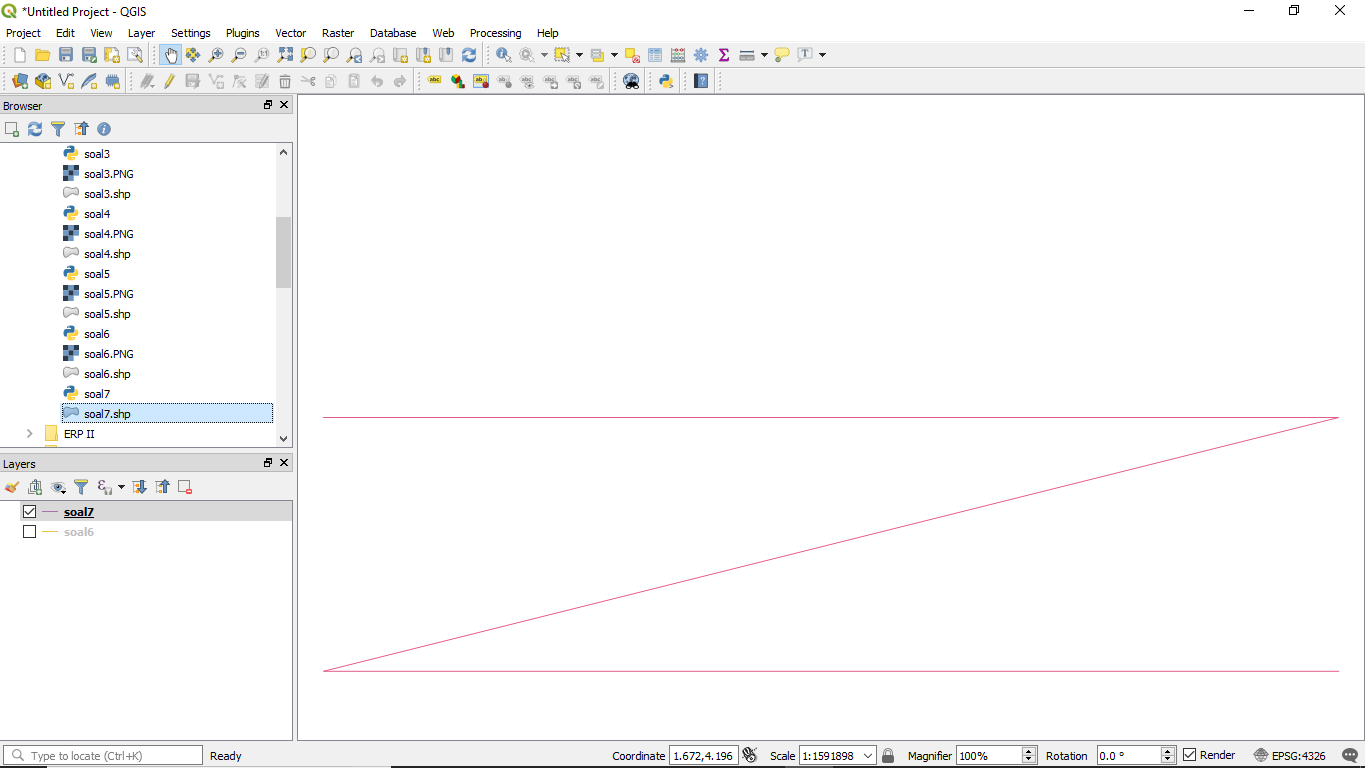

Python code for this plot:
import shapefile #modul1

w=shapefile.Writer() #deklarasi, dalam kurung boleh dikosongkan boleh tidak sesuai type dan disini menggunakan shapeType 1
w.shapeType #berfungsi menjalankan coding diatasnya

w.field("kolom1","C") #nama kolom
w.field("kolom2","C") #nama kolom

w.record("ngek","satu") #isi dari kolom 1 ngek, dan kolom 2 satu

w.poly(parts=[[[1,3],[5,3],[1,2],[5,2]]],shapeType=shapefile.POLYLINE) #titik koordinat

w.save("soal7") #nama file
